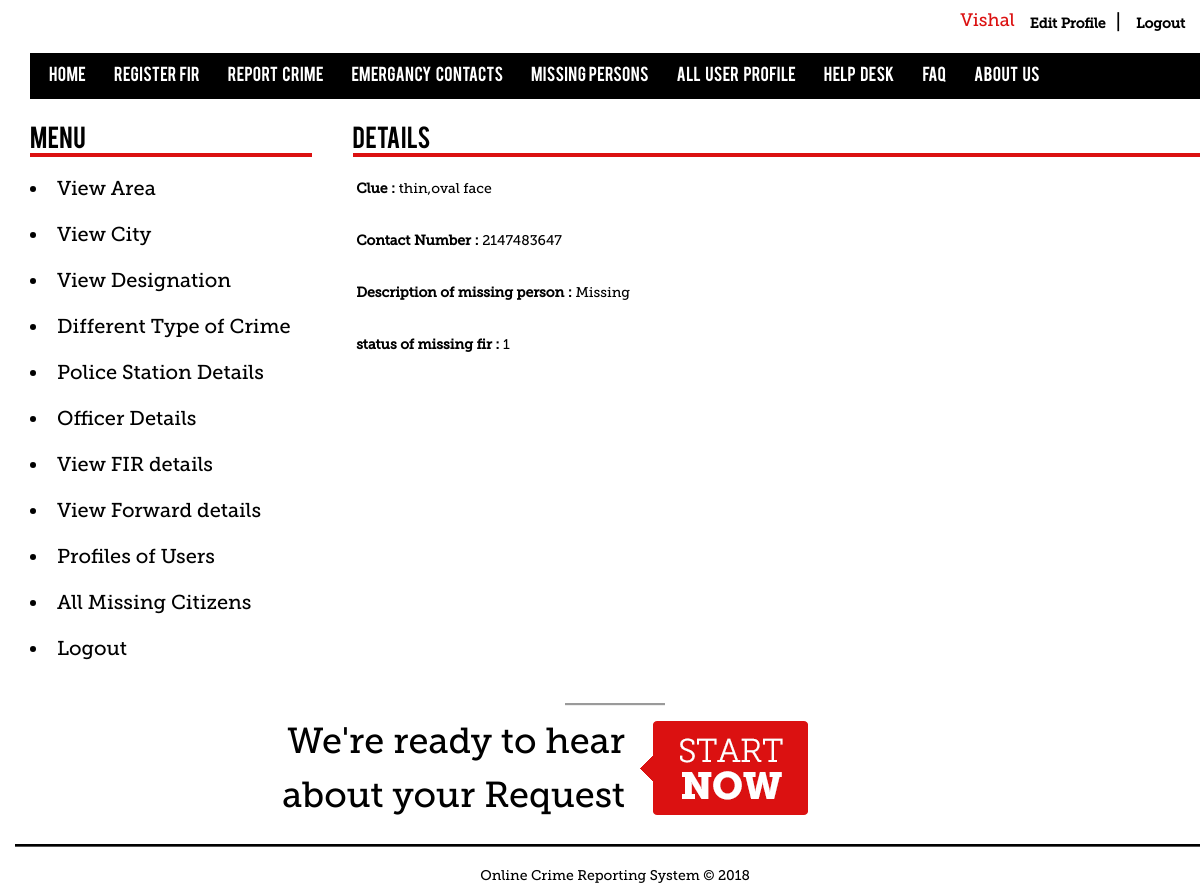
The app's page /viewmore.php?person=Neha (signed in) with its own data.
### tables this page shows
CREATE TABLE IF NOT EXISTS `mstr_missingcitizens` (
  `missing_id` int(10) unsigned NOT NULL AUTO_INCREMENT,
  `upload_photo` varchar(45) DEFAULT NULL,
  `first_name` varchar(45) NOT NULL,
  `middle_name` varchar(45) NOT NULL,
  `last_name` varchar(45) NOT NULL,
  `gander` varchar(45) NOT NULL,
  `address` varchar(45) NOT NULL,
  `city_id` int(10) unsigned NOT NULL,
  `area_id` int(10) unsigned NOT NULL,
  `date_of_missing` date NOT NULL,
  `time_of_missing` time NOT NULL,
  `special_clue` varchar(45) DEFAULT NULL,
  `contactno` int(20) NOT NULL,
  `descript` varchar(60) NOT NULL,
  `status` varchar(80) NOT NULL,
  `username` varchar(45) NOT NULL,
  PRIMARY KEY (`missing_id`),
  KEY `FK_mstr_missingcitizens_1` (`city_id`),
  KEY `FK_mstr_missingcitizens_2` (`area_id`),
  KEY `FK_mstr_missingcitizens_3` (`username`)
);

### viewmore.php (the view, shortened to what this page needs)
<!DOCTYPE html PUBLIC "-//W3C//DTD XHTML 1.0 Transitional//EN" "http://www.w3.org/TR/xhtml1/DTD/xhtml1-transitional.dtd">
<html xmlns="http://www.w3.org/1999/xhtml">
<head>
<?php
include("config.php");
$selectQuery = "select * from mstr_missingcitizens where first_name='".$_REQUEST['person']."'";
 $rs = mysqli_query($conn,$selectQuery)or die(mysqli_error());
$record = mysqli_fetch_array($rs);
   ?>
<div class="main">
<div id="wrap">
<?php
	include("menu.php");
?>
			<link rel="stylesheet" href="css/template.css" type="text/css">
			<link rel="stylesheet" href="css/constant.css" type="text/css">
			<div id="content">
<?php
   include("sidebar.php");
?>
			<div class="div2">
<h1>Details </h1>
<br />
<p><font style="font-weight:bold";>&nbsp;Clue :</font> <?php echo $record["special_clue"];?></p><br />
<p>&nbsp;<font style="font-weight:bold";>Contact Number :</font> <?php echo $record["contactno"];?></p><br />
<p>&nbsp;<font style="font-weight:bold";>Description of missing person : </font><?php echo $record["descript"];?></p>
<br />
<p><font style="font-weight:bold";>&nbsp;status of missing fir :</font> <?php echo $record["status"];?></p>
</div>
	    <?php
	   include("footer1.php");
	   ?>
</div>
</div>

### css/template.css (style rules this page uses)
body { font-family:museo_slab, Helvetica, sans-serif; font-size:14px; color:#000000; }
.main { width:1170px; position:relative; margin:0 auto }
#wrap { background-color:#ffffff; width:1200px; }
h1 { font-family:Bebas; width:auto; font-size:24px !important; font-weight:normal !important; margin:auto; color:#000000; border-bottom:4px solid #db1111; }
.div2 { width:847.5px; float:right; padding:30px 15px 20px 0px; }

### css/constant.css (style rules this page uses)
* { padding:0px 0px 0px 0px; margin:0px 0px 0px 0px; }
html { height:100% }
body { text-align:center; font-size:20px; border:none!important; }
h1 { font-size:130% }
p { padding:0px 0px 13px 0px; font-size:14px; }
.main { text-align:left }

### footer1.php (style rules this page uses)
#wrap { background-color:#ffffff; font:Arial, Helvetica, sans-serif; }

### records on screen
mstr_missingcitizens: special_clue "thin,oval face", contactno "2147483647", descript "Missing", status "1"

### other values on screen
$_SESSION['username'] "Vishal"
